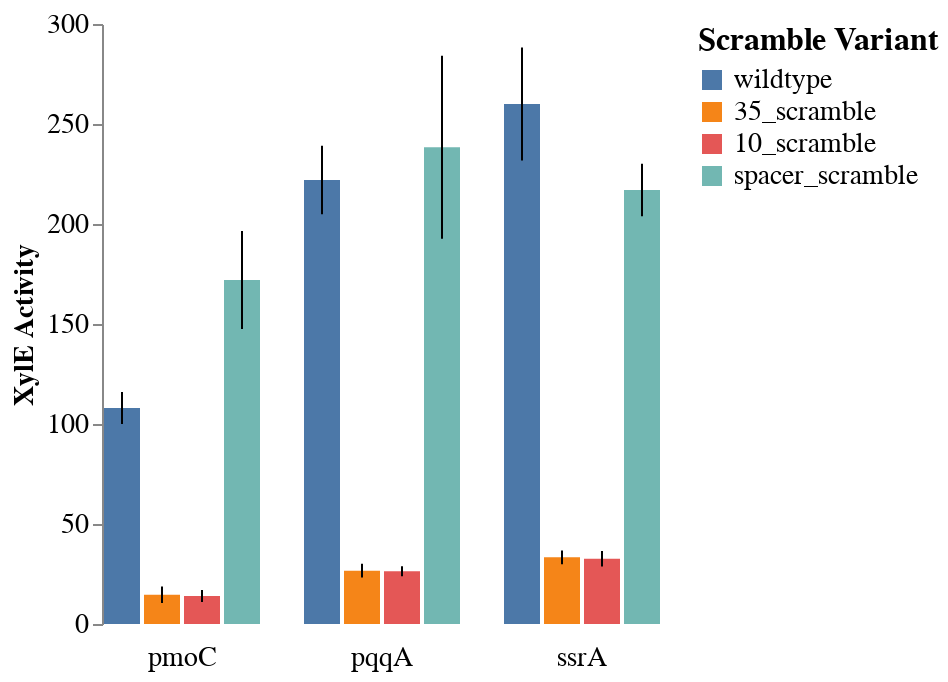

The code cell stored with this chart in its notebook:
### Code cell
bar = alt.Chart().mark_bar().encode(
    x = alt.X('variant:N', title=None, axis=None, sort=['wildtype', '35_scramble', '10_scramble','spacer_scramble']),
    y = alt.Y('mean_xyle', title='XylE Activity'),
    color = alt.Color('variant:N', sort=['wildtype', '35_scramble', '10_scramble','spacer_scramble'],
                     legend=alt.Legend(title="Scramble Variant")),
    tooltip=["desc:N","hex1:N",'hex2:N','total_score:Q','mean_xyle:Q'],
)

error_bars = alt.Chart().mark_rule().encode(
  x = alt.X('variant:N', title=None, axis=None, sort=['wildtype', '35_scramble', '10_scramble','spacer_scramble']),
    y=alt.Y('std_low:Q'),
  y2=alt.Y2('std_high:Q')
)

alt.layer(bar, error_bars, data=scramble_df2).facet(
    column = alt.Column('gene:N', sort=['pmoC', 'pqqA', 'ssrA']),
    #header=alt.Header(labelFontSize=20)
).configure_axis(
    labelFontSize=14,
    titleFontSize=14,
    grid=False
    #headerFontSize=14
).configure_header(
    title=None,
    #titleFontSize=14,
    labelFontSize=14,
    labelOrient='bottom'
).configure_legend(
    labelFontSize=14,
    #title='Scramble Variant',
    titleFontSize=16
).configure_view(
    strokeOpacity=0
)

### Figure 1 — Vega-Lite specification as saved in the notebook (floating-point values rounded to 4 significant figures)
{"config": {"view": {"continuousWidth": 400, "continuousHeight": 300, "strokeOpacity": 0}, "axis": {"grid": false, "labelFontSize": 14, "titleFontSize": 14}, "header": {"labelFontSize": 14, "labelOrient": "bottom", "title": null}, "legend": {"labelFontSize": 14, "titleFontSize": 16}}, "data": {"name": "data-1a9dfdd6b7e461359e57faca679941be"}, "facet": {"column": {"type": "nominal", "field": "gene", "sort": ["pmoC", "pqqA", "ssrA"]}}, "spec": {"layer": [{"mark": "bar", "encoding": {"color": {"type": "nominal", "field": "variant", "legend": {"title": "Scramble Variant"}, "sort": ["wildtype", "35_scramble", "10_scramble", "spacer_scramble"]}, "tooltip": [{"type": "nominal", "field": "desc"}, {"type": "nominal", "field": "hex1"}, {"type": "nominal", "field": "hex2"}, {"type": "quantitative", "field": "total_score"}, {"type": "quantitative", "field": "mean_xyle"}], "x": {"type": "nominal", "axis": null, "field": "variant", "sort": ["wildtype", "35_scramble", "10_scramble", "spacer_scramble"], "title": null}, "y": {"type": "quantitative", "field": "mean_xyle", "title": "XylE Activity"}}}, {"mark": "rule", "encoding": {"x": {"type": "nominal", "axis": null, "field": "variant", "sort": ["wildtype", "35_scramble", "10_scramble", "spacer_scramble"], "title": null}, "y": {"type": "quantitative", "field": "std_low"}, "y2": {"field": "std_high"}}}]}, "$schema": "https://vega.github.io/schema/vega-lite/v4.0.2.json", "datasets": {"data-1a9dfdd6b7e461359e57faca679941be": [{"locus_tag": "EQU24_RS19315", "desc": "EQU24_RS19315|pmoC|wildtype", "motif_block": "TTGACAAGCCTTTTCGAAATGATAAACT", "hex1": "TTGACA", "hex1_score": 8.353, "hex2": "TAAACT", "hex2_score": 6.554, "total_score": 14.91, "gene": "pmoC", "variant": "wildtype", "spacer": 16, "rep1": 100, "rep2": 105, "rep3": 119, "mean_xyle": 108.0, "std_xyle": 8.042, "std_low": 99.96, "std_high": 116.0}, {"locus_tag": "EQU24_RS19315", "desc": "EQU24_RS19315|pmoC|35_scramble", "motif_block": "AAAGGCAGCCTTTTCGAAATGATAAACT", "hex1": "AAAGGC", "hex1_score": -22.53, "hex2": "TAAACT", "hex2_score": 6.554, "total_score": -15.98, "gene": "pmoC", "variant": "35_scramble", "spacer": 16, "rep1": 10, "rep2": 14, "rep3": 20, "mean_xyle": 14.67, "std_xyle": 4.11, "std_low": 10.56, "std_high": 18.78}, {"locus_tag": "EQU24_RS19315", "desc": "EQU24_RS19315|pmoC|10_scramble", "motif_block": "TTGACAAGCCTTTTCGAAATGAACCCTC", "hex1": "TTGACA", "hex1_score": 8.353, "hex2": "ACCCTC", "hex2_score": -20.94, "total_score": -12.59, "gene": "pmoC", "variant": "10_scramble", "spacer": 16, "rep1": 13, "rep2": 18, "rep3": 11, "mean_xyle": 14.0, "std_xyle": 2.944, "std_low": 11.06, "std_high": 16.94}, {"locus_tag": "EQU24_RS19315", "desc": "EQU24_RS19315|pmoC|spacer_scramble", "motif_block": "TTGACAAGCCTAGTAAGAATGATAAACT", "hex1": "TTGACA", "hex1_score": 8.353, "hex2": "TAAACT", "hex2_score": 6.554, "total_score": 14.91, "gene": "pmoC", "variant": "spacer_scramble", "spacer": 16, "rep1": 138, "rep2": 183, "rep3": 195, "mean_xyle": 172.0, "std_xyle": 24.54, "std_low": 147.5, "std_high": 196.5}, {"locus_tag": "EQU24_RS02970", "desc": "EQU24_RS02970|pqqA|wildtype", "motif_block": "TTGCTTTGCCTAAATTATCGTCGTATACT", "hex1": "TTGCTT", "hex1_score": 5.215, "hex2": "TATACT", "hex2_score": 7.692, "total_score": 12.91, "gene": "pqqA", "variant": "wildtype", "spacer": 17, "rep1": 243, "rep2": 222, "rep3": 201, "mean_xyle": 222.0, "std_xyle": 17.15, "std_low": 204.9, "std_high": 239.1}, {"locus_tag": "EQU24_RS02970", "desc": "EQU24_RS02970|pqqA|35_scramble", "motif_block": "AAAGGCTGCCTAAATTATCGTCGTATACT", "hex1": "AAAGGC", "hex1_score": -22.53, "hex2": "TATACT", "hex2_score": 7.692, "total_score": -14.84, "gene": "pqqA", "variant": "35_scramble", "spacer": 17, "rep1": 30, "rep2": 22, "rep3": 28, "mean_xyle": 26.67, "std_xyle": 3.399, "std_low": 23.27, "std_high": 30.07}, {"locus_tag": "EQU24_RS02970", "desc": "EQU24_RS02970|pqqA|10_scramble", "motif_block": "TTGCTTTGCCTAAATTATCGTCGACCCTC", "hex1": "TTGCTT", "hex1_score": 5.215, "hex2": "ACCCTC", "hex2_score": -20.94, "total_score": -15.73, "gene": "pqqA", "variant": "10_scramble", "spacer": 17, "rep1": 23, "rep2": 27, "rep3": 29, "mean_xyle": 26.33, "std_xyle": 2.494, "std_low": 23.84, "std_high": 28.83}, {"locus_tag": "EQU24_RS02970", "desc": "EQU24_RS02970|pqqA|spacer_scramble", "motif_block": "TTGCTTTGCCTAGTAAGTCGTCGTATACT", "hex1": "TTGCTT", "hex1_score": 5.215, "hex2": "TATACT", "hex2_score": 7.692, "total_score": 12.91, "gene": "pqqA", "variant": "spacer_scramble", "spacer": 17, "rep1": 193, "rep2": 221, "rep3": 301, "mean_xyle": 238.3, "std_xyle": 45.76, "std_low": 192.6, "std_high": 284.1}, {"locus_tag": "EQU24_RS12525", "desc": "EQU24_RS12525|ssrA|wildtype", "motif_block": "TTGCTAATGATGAATTTAATTGTTAATAT", "hex1": "TTGCTA", "hex1_score": 6.263, "hex2": "TAATAT", "hex2_score": 6.618, "total_score": 12.88, "gene": "ssrA", "variant": "wildtype", "spacer": 17, "rep1": 296, "rep2": 227, "rep3": 257, "mean_xyle": 260.0, "std_xyle": 28.25, "std_low": 231.8, "std_high": 288.2}, {"locus_tag": "EQU24_RS12525", "desc": "EQU24_RS12525|ssrA|35_scramble", "motif_block": "AAAGGCATGATGAATTTAATTGTTAATAT", "hex1": "AAAGGC", "hex1_score": -22.53, "hex2": "TAATAT", "hex2_score": 6.618, "total_score": -15.91, "gene": "ssrA", "variant": "35_scramble", "spacer": 17, "rep1": 38, "rep2": 32, "rep3": 30, "mean_xyle": 33.33, "std_xyle": 3.399, "std_low": 29.93, "std_high": 36.73}, {"locus_tag": "EQU24_RS12525", "desc": "EQU24_RS12525|ssrA|10_scramble", "motif_block": "TTGCTAATGATGAATTTAATTGTACCCTC", "hex1": "TTGCTA", "hex1_score": 6.263, "hex2": "ACCCTC", "hex2_score": -20.94, "total_score": -14.68, "gene": "ssrA", "variant": "10_scramble", "spacer": 17, "rep1": 29, "rep2": 31, "rep3": 38, "mean_xyle": 32.67, "std_xyle": 3.859, "std_low": 28.81, "std_high": 36.53}, {"locus_tag": "EQU24_RS12525", "desc": "EQU24_RS12525|ssrA|spacer_scramble", "motif_block": "TTGCTAATGATAGTAAGAATTGTTAATAT", "hex1": "TTGCTA", "hex1_score": 6.263, "hex2": "TAATAT", "hex2_score": 6.618, "total_score": 12.88, "gene": "ssrA", "variant": "spacer_scramble", "spacer": 17, "rep1": 232, "rep2": 219, "rep3": 200, "mean_xyle": 217.0, "std_xyle": 13.14, "std_low": 203.9, "std_high": 230.1}]}}
